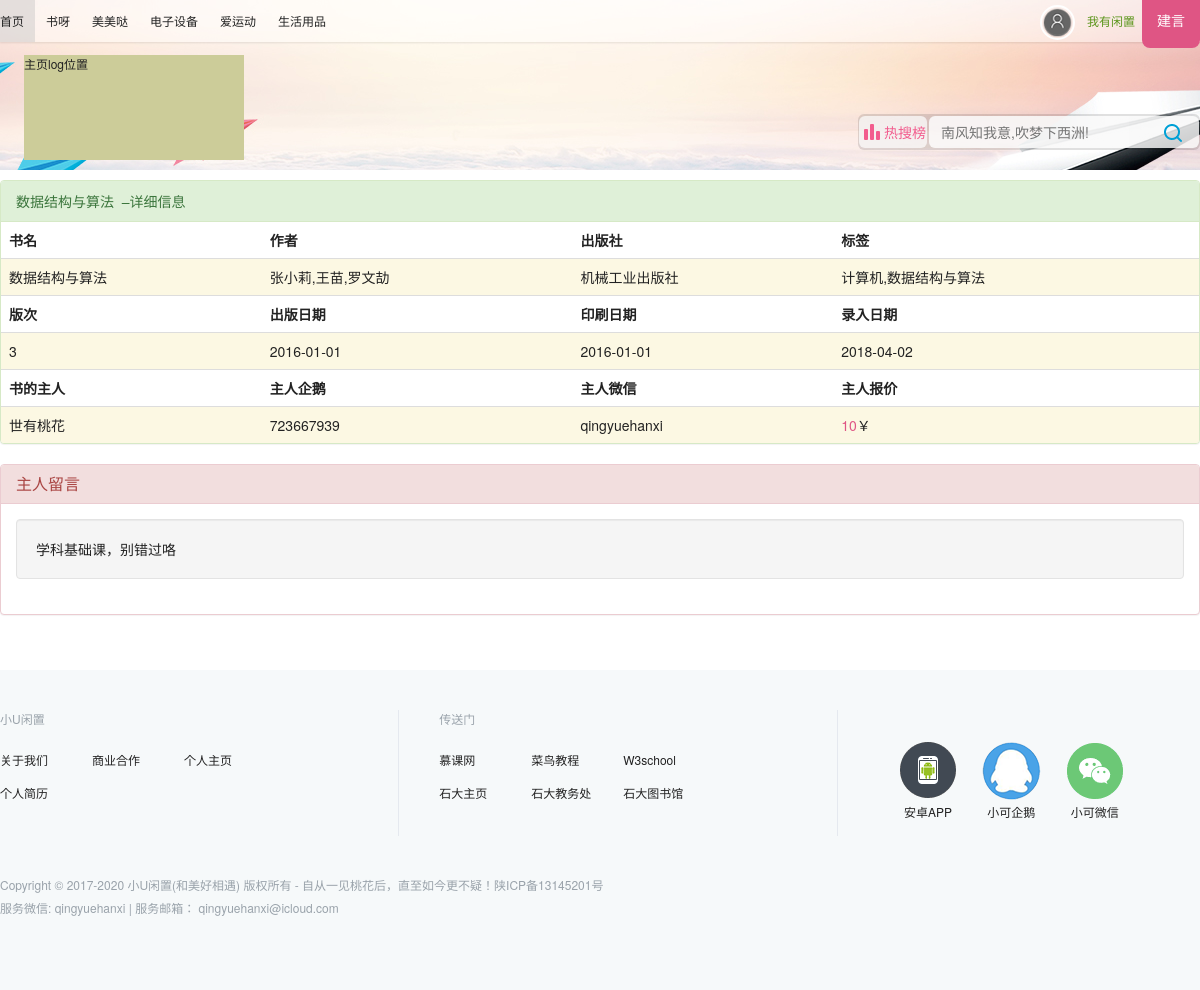
/module_books/book-detail.php?id_book=2, run on the app's committed database.
### tables this page shows
CREATE TABLE `books` (
  `id` int(11) NOT NULL AUTO_INCREMENT COMMENT '编号 主键',
  `title` varchar(30) NOT NULL COMMENT '书名',
  `author` varchar(30) NOT NULL COMMENT '作者 多名作者 以英文逗号分隔',
  `press` varchar(25) NOT NULL COMMENT '出版社',
  `edition` int(11) NOT NULL DEFAULT '1' COMMENT '版次 未填写则是第一版',
  `label` varchar(25) DEFAULT NULL COMMENT '标签，书的类型，可以多个，以英文逗号分隔',
  `publishdate` date NOT NULL COMMENT '出版日期',
  `printdate` date NOT NULL COMMENT '印刷日期',
  `enteringdate` date NOT NULL COMMENT '录入数据库日期',
  `username` varchar(20) NOT NULL COMMENT '书的主人',
  `price` tinyint(4) NOT NULL COMMENT '书的主人出示的价格 <=300',
  `comment` text COMMENT '主人对书的简介',
  PRIMARY KEY (`id`)
);

CREATE TABLE `user_detail` (
  `username` varchar(20) NOT NULL COMMENT '用户名',
  `sex` tinyint(4) DEFAULT '1' COMMENT '性别，1-女，2-男，其他-保密',
  `nickname` varchar(20) DEFAULT NULL COMMENT '用户昵称',
  `enrolldate` date DEFAULT NULL COMMENT '注册日期',
  `latestlogindate` date DEFAULT NULL COMMENT '最后登录日期',
  PRIMARY KEY (`username`)
);

CREATE TABLE `user_contact_way` (
  `username` varchar(20) NOT NULL,
  `phone` bigint(11) DEFAULT NULL,
  `qq` bigint(11) DEFAULT NULL,
  `wechat` varchar(20) DEFAULT NULL,
  `mail` varchar(50) DEFAULT NULL,
  PRIMARY KEY (`username`)
);

### php/pdo_connect.php (called while the page is built, shortened)
<?php
function getPdo(){
	$host = "127.0.0.1";
	$db_name = "syth";
	$user = "shiyoutaohua";
	$password = "12345687";
	$dsn = "mysql:host=$host;dbname=$db_name";
	try{
		$pdo = new PDO($dsn, $user, $password);
	}catch(Exception $e){
		$e->getMessage();
	}
	$pdo ->query("set names utf8");
	return $pdo;
}
?>

### php/get_all_book_info_by_id.php (called while the page is built, shortened)
<?php
require_once("pdo_connect.php");
class SingleBookInfo{
	private $id_book,$resultArray, $sql;
	public function __construct($id_book){
		@$this->pdo = getPdo();
		$this->sql = "SELECT * FROM books WHERE id=$id_book";
		try{
			$result = $this->pdo->query($this->sql);
			$this->resultArray = $result->fetch(PDO::FETCH_ASSOC);
		}
		catch(Exception $e){
			$e->getMessage();
		}
	}
	function getTitle(){
		return $this->resultArray["title"];
	}
	function getAuthor(){
		return $this->resultArray["author"];
	}
	function getPress(){
		return $this->resultArray["press"];
	}
	function getEdition(){
		return $this->resultArray["edition"];
	}
	function getLabel(){
		return $this->resultArray["label"];
	}
	function getPublishDate(){
		return $this->resultArray["publishdate"];
	}
	function getPrintDate(){
		return $this->resultArray["printdate"];
	}
	function getEnteringDate(){
		return $this->resultArray["enteringdate"];
	}
	function getUsername(){
		return $this->resultArray["username"];
	}
	function getPrice(){
		return $this->resultArray["price"];
	}
	function getComment(){
		if(is_null($this->resultArray["comment"]) || ("" === ($this->resultArray["comment"])))
		{
			return "主人对这本书无言以对~";
		}
		else
		{
			return $this->resultArray["comment"];
		}
	}
}
?>

### php/get_all_user_info_by_username.php (called while the page is built, shortened)
<?php
require_once("pdo_connect.php");
class SingleUserInfo{
	public $username, $resultArray_core, $resultArray_contact_way, $resultArray_detail, $sql_core, $sql_contact_way, $sql_detail;
	public function __construct($username){
		$this->pdo = getPdo();
		$this->sql_core = "SELECT * FROM user_core WHERE username='".$username."'";
		$this->sql_contact_way = "SELECT * FROM user_contact_way WHERE username='".$username."'";
		$this->sql_detail = "SELECT * FROM user_detail WHERE username='".$username."'";
		try{
			$result_core = $this->pdo->query($this->sql_core);
			$result_contact = $this->pdo->query($this->sql_contact_way);
			$this->resultArray_contact_way = $result_contact->fetch(PDO::FETCH_ASSOC);
			$result_detail = $this->pdo->query($this->sql_detail);
			$this->resultArray_detail = $result_detail->fetch(PDO::FETCH_ASSOC);
		}catch(Exception $e){
			$e->getMessage();
		}
	}
	function getNickName(){
		return $this->resultArray_detail["nickname"];
	}
	function getQQ(){
		return $this->resultArray_contact_way["qq"];
	}
	function getWeChat(){
		return $this->resultArray_contact_way["wechat"];
	}
}
?>

### module_books/book-detail.php (the view, shortened to what this page needs)
<!doctype html>
<html>
<head>
<link href="../css/header.css" rel="stylesheet" type="text/css">
<link href="../css/book-detail.css" rel="stylesheet" type="text/css">
<link href="../css/footer.css" rel="stylesheet" type="text/css">
<link rel="stylesheet" href="http://cdn.bootcss.com/bootstrap/3.3.7/css/bootstrap.min.css">
<?php
	include_once("../php/get_all_book_info_by_id.php");
	include_once("../php/get_all_user_info_by_username.php");
?>
</head>
<body>
	<header>
    	<div class="minitop">
        	<div class="box1">
            	<ul>
                	<a href="../index.php"><li class="li_1" title="首页-U你真好">首页</li></a>
                    <a href="../404.html" target="new" title="二手书"><li>书呀</li></a>
                    <a href="../404.html" target="new" title="护肤品&衣服"><li>美美哒</li></a>
                    <a href="../404.html" target="new" title="电子设备"><li>电子设备</li></a>
                    <a href="../404.html" target="new" title="运动健身器材"><li>爱运动</li></a>
                    <a href="../404.html" target="new" title="生活用品"><li>生活用品</li></a>
                </ul>
                <div class="login-feedback">
					<a><div class="suggest" title="我们乐意倾听你!">建言</div></a>
					<a><div class="upload">我有闲置</div></a>
					<a href="../login.php" target="_top" title="登录">
						<div id="login-ico" class="login">
							<img width="35" height="35" src="../images/user-ico/unlogin.png">
						</div>
					</a>
                </div>
            </div>
        </div>
        <div class="topbox">
        	<div class="log_search">
        		<a href="" class="log">主页log位置</a>
            	<div class="search_newest">
            		<a href="404.html" target="new" class="newest" title="大家都在找什么?">
                		<span>热搜榜</span>
                	</a>
                	<div class="search">
                    	<form id="form1" method="get" action="../search.php">
                            <input id="word-search" name="keyword" type="search" placeholder="南风知我意,吹梦下西洲!">
                            <button name="search" type="submit" title="查找"></button>
                        </form>
                	</div>
            	</div>
            </div>
        </div>
    </header>
	<div class="mainbox">
		<?php
			if(isset($_REQUEST["id_book"]) && $_REQUEST["id_book"] != null){
				$id_book = $_REQUEST["id_book"];
			}
			else{
				$id_book = 0;
			}
			$singleBookInfo = new SingleBookInfo($id_book);
			$singleUserInfo = new SingleUserInfo($singleBookInfo->getUsername());
		?>
		<div class="panel panel-success">
			<div class="panel-heading"><?php echo $singleBookInfo->getTitle();?>&nbsp;&nbsp;&ndash;详细信息</div>
			<table class="table">
				<th>书名</th><th>作者</th><th>出版社</th><th>标签</th>
				<tr class="warning">
					<td><?php echo $singleBookInfo->getTitle();?></td>
					<td><?php echo $singleBookInfo->getAuthor();?></td>
					<td><?php echo $singleBookInfo->getPress();?></td>
					<td><?php echo $singleBookInfo->getLabel();?></td>
				</tr>
				<th>版次</th><th>出版日期</th><th>印刷日期</th><th>录入日期</th>
				<tr class="warning">
					<td><?php echo $singleBookInfo->getEdition();?></td>
					<td><?php echo $singleBookInfo->getPublishDate();?></td>
					<td><?php echo $singleBookInfo->getPrintDate();?></td>
					<td><?php echo $singleBookInfo->getEnteringDate();?></td>
				</tr>
				<th>书的主人</th><th>主人企鹅</th><th>主人微信</th><th>主人报价</th>
				<tr class="warning">
					<td><?php echo $singleUserInfo->getNickName();?></td>
					<td><?php echo $singleUserInfo->getQQ();?></td>
					<td><?php echo $singleUserInfo->getWeChat();?></td>
					<td><?php echo "<span style='color:#df5584'>",$singleBookInfo->getPrice(),"</span>￥";?></td>
				</tr>
			</table>
		</div>
		<div class="panel panel-danger">
			<div class="panel-heading">
				<h3 class="panel-title">主人留言</h3>
			</div>
			<div class="panel-body">
				<div class="well"><?php echo $singleBookInfo->getComment();?></div>
			</div>
		</div>
	</div>
    <footer>
    	<div class="wrapgate-about">
        	<table>
            	<tr>
                	<td>
						<span>小U闲置</span>
						<p><a>关于我们</a></p>
						<p><a>商业合作</a></p>
						<p><a>个人主页</a></p>
						<p><a>个人简历</a></p>
					</td>
                    <td>
						<span>传送门</span>
						<p><a href="https://www.imooc.com" title="慕课网" target="new">慕课网</a></p>
						<p><a href="http://www.runoob.com" title="菜鸟教程" target="new">菜鸟教程</a></p>
						<p><a href="http://www.w3school.com.cn" title="W3school" target="new">W3school</a></p>
						<p><a href="http://www.xapi.edu.cn" title="西安石油大学主页" target="new">石大主页</a></p>
						<p><a href="http://jwch.xsyu.edu.cn/index.html" title="西安石油大学教务处" target="new">石大教务处</a></p>
						<p><a href="http://lib.xsyu.edu.cn" title="西安石油大学图书馆" target="new">石大图书馆</a></p>
					</td>
                    <td>
                    	<div class="app-download">
                        	<i></i>
                            安卓APP
                        </div>
                        <div class="qq">
                        	<i></i>
                            小可企鹅
                        </div>
                        <div class="wechat">
                        	<i></i>
                            小可微信
                        </div>
                    </td>
                </tr>
            </table>
        </div>
        <div class="copyright">
        	<p>Copyright © 2017-2020 小U闲置(和美好相遇) 版权所有 - 自从一见桃花后，直至如今更不疑！陕ICP备13145201号</p>
			<p>服务微信: qingyuehanxi | 服务邮箱： qingyuehanxi@icloud.com</p>
        </div>
	</footer>
</body>
</html>

### css/header.css (style rules this page uses)
*,button,p,table,tr,td,ul,li,aside,img,h1,h2,h3,h4,h5,h6 { margin:0; padding:0; color:rgba(34,34,34,1); }
a { color:rgba(34,34,34,1); text-decoration:none; cursor:pointer; }
html,body { font-size:12px; width:100%; height:100%; margin:0; padding:0; }
ul { list-style-type:none; }
header { width:100%; height:229px; }
header .minitop { height:42px; background-color:rgba(255,255,255,0.4); box-shadow:rgba(0, 0, 0, 0.1) 0px 1px 2px 0px; line-height:15px; font-weight:400; position:absolute; top:0; left:0; right:0; margin:0 auto; z-index:1; }
header .minitop .box1 { width:1200px; height:42px; position:absolute; top:0; left:0; right:0; bottom:0; margin:0 auto; }
header .minitop ul li { padding:0 11px; float:left; line-height:42px; }
header .minitop ul .li_1 { padding-left:0; }
header .minitop .login-feedback { width:200px; height:42px; position:absolute; top:0; right:0; }
header .minitop .login-feedback .suggest { width: 58px; height: 48px; float: right; border-radius: 0 0 8px 8px; background-color: #df5584; font-size: 14px; font-weight: 400; color: #FFF; text-align: center; line-height: 40px; }
header .minitop .login-feedback .login { display: block; width: 35px; height: 35px; float: right; margin-right: 10px; margin-top: 5px; }
header .minitop .login-feedback .login img { border-radius: 35px; border: 2px solid #fff; box-sizing: border-box; }
header .minitop .login-feedback .upload { width: 52px; height: 42px; line-height: 42px; margin-right: 5px; color: #5b951b; text-align: center; float: right; }
header .topbox { width: 100%; height:170px; position:absolute; top:0; left:0; right:0; margin:0 auto; background-color: #eee; background-image:url(../images/bg_header_index.png); background-repeat:no-repeat; background-position: center -10px; }
header .log_search { width:1200px; height:170px; position:absolute; top:0px; left:0; right:0; margin:auto; }
header .log_search .log { width:220px; height:105px; position:absolute; top:55px; left:24px; right:916px; bottom:10px; display:block; background-color:rgba(204,204,153,1); }
header .log_search .search_newest { width:342px; height:36px; position:absolute; top:114px; right:0; bottom:20px; background-color:rgba(0,0,0,0.12); border-radius:6px; }
header .log_search .search_newest .newest { width:68px; height:32px; position:absolute; top:2px; left:1px; right:auto; bottom:2px; border-radius:6px; background-color:rgba(255,255,255,0.7); font-size:14px; line-height:32px; background-image:url(../images/icons.png); background-position:-659px -655px; }
header .log_search .search_newest .newest span { display:inline-block; color:rgb(242,93,142); margin-left:25px; }
header .log_search .search_newest .search { width:270px; height:32px; position:absolute; top:2; left:auto; right:1px; bottom:2px; background-color:rgba(255,255,255,0.8); border-radius:6px; }
header .log_search .search_newest .search input { width:200px; height:32px; border:none; padding:0 12px; border-bottom-left-radius:6px; border-top-left-radius:6px; background-color:rgba(255,255,255,0.1); }
header .log_search .search_newest button { width:48px; height:32px; position:absolute; top:2px; left:294; right:0px; bottom:2px; background-attachment:scroll; background-image:url(../images/icons.png); background-position:-650px -722px; background-repeat:repeat; background-clip:padding-box; background-color:rgba(0,0,0,0); border:none; }

### css/book-detail.css (style rules this page uses)
.mainbox { width: 1200px; height: 500px; position: absolute; top: 170px; left: 0; right: 0; margin: 0 auto; padding-top: 10px; }

### module_books/book-detail.php (style rules this page uses)
body a { font-size: 12px; color: rgba(34,34,34,1); }
footer { top: 670px; font-size: 12px; }
.wrapgate-about table td:first-child { width: 400px; }
.wrapgate-about table td:nth-child(2) { width: 440px; }

### data on the page
books: title "数据结构与算法", author "张小莉,王苗,罗文劼", press "机械工业出版社", label "计算机,数据结构与算法", edition "3", publishdate "2016-01-01", printdate "2016-01-01", enteringdate "2018-04-02", price "10", comment "学科基础课，别错过咯"
user_detail: nickname "世有桃花"
user_contact_way: qq "723667939", wechat "qingyuehanxi"
